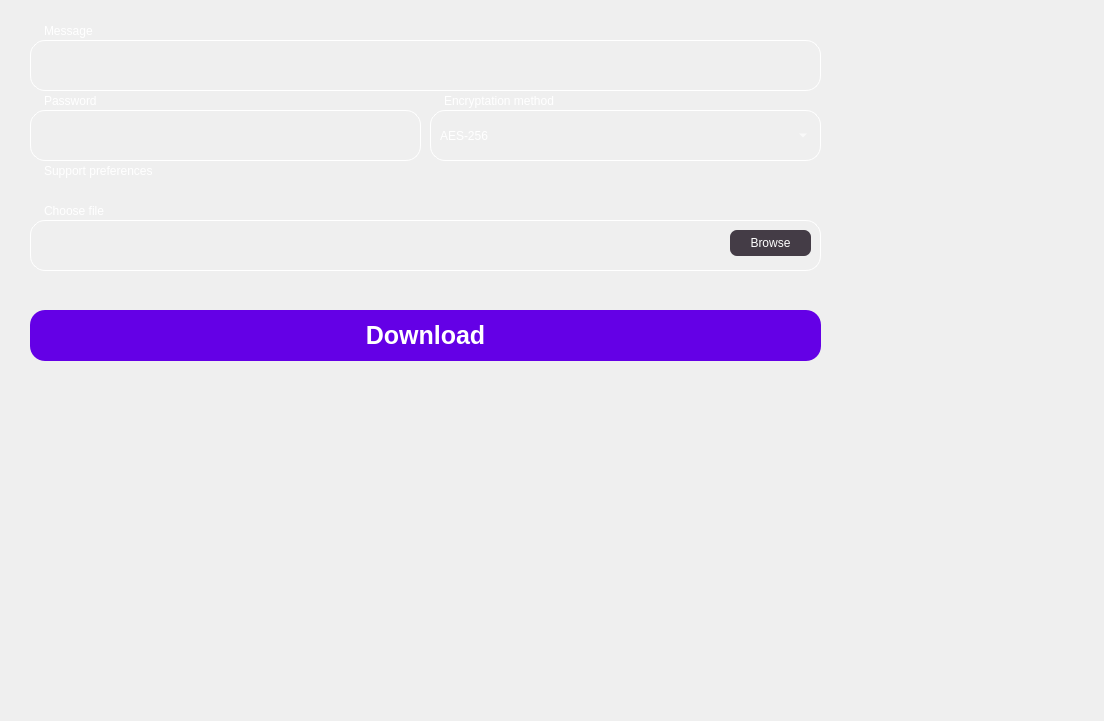
<?xml version="1.0" encoding="UTF-8"?>
<ui version="4.0">
 <class>Form</class>
 <widget class="QWidget" name="Form">
  <property name="geometry">
   <rect>
    <x>0</x>
    <y>0</y>
    <width>1104</width>
    <height>721</height>
   </rect>
  </property>
  <property name="windowTitle">
   <string>Form</string>
  </property>
  <property name="styleSheet">
   <string notr="true">padding: 0;
margin: 0;</string>
  </property>
  <widget class="QWidget" name="widget" native="true">
   <property name="geometry">
    <rect>
     <x>10</x>
     <y>10</y>
     <width>841</width>
     <height>361</height>
    </rect>
   </property>
   <property name="styleSheet">
    <string notr="true">padding:0;
margin:0;
background-color: transparent;
border-radius: 7px;
</string>
   </property>
   <widget class="QWidget" name="widget_2" native="true">
    <property name="geometry">
     <rect>
      <x>20</x>
      <y>30</y>
      <width>791</width>
      <height>51</height>
     </rect>
    </property>
    <property name="styleSheet">
     <string notr="true">border-radius: 15px;
border: 1px solid white;</string>
    </property>
    <widget class="QLineEdit" name="message">
     <property name="geometry">
      <rect>
       <x>12</x>
       <y>10</y>
       <width>771</width>
       <height>31</height>
      </rect>
     </property>
     <property name="styleSheet">
      <string notr="true">color: white;
border: none;</string>
     </property>
    </widget>
   </widget>
   <widget class="QTextBrowser" name="textBrowser">
    <property name="geometry">
     <rect>
      <x>30</x>
      <y>10</y>
      <width>256</width>
      <height>31</height>
     </rect>
    </property>
    <property name="styleSheet">
     <string notr="true">border: none;
color: white;
background-color: qlineargradient(spread:pad, x1:0, y1:0, x2:0, y2:0, stop:0 rgba(255, 255, 255, 0));</string>
    </property>
    <property name="html">
     <string>&lt;!DOCTYPE HTML PUBLIC &quot;-//W3C//DTD HTML 4.0//EN&quot; &quot;http://www.w3.org/TR/REC-html40/strict.dtd&quot;&gt;
&lt;html&gt;&lt;head&gt;&lt;meta name=&quot;qrichtext&quot; content=&quot;1&quot; /&gt;&lt;meta charset=&quot;utf-8&quot; /&gt;&lt;style type=&quot;text/css&quot;&gt;
p, li { white-space: pre-wrap; }
hr { height: 1px; border-width: 0; }
li.unchecked::marker { content: &quot;\2610&quot;; }
li.checked::marker { content: &quot;\2612&quot;; }
&lt;/style&gt;&lt;/head&gt;&lt;body style=&quot; font-family:'Segoe UI'; font-size:9pt; font-weight:400; font-style:normal;&quot;&gt;
&lt;p style=&quot; margin-top:0px; margin-bottom:0px; margin-left:0px; margin-right:0px; -qt-block-indent:0; text-indent:0px;&quot;&gt;Message&lt;/p&gt;&lt;/body&gt;&lt;/html&gt;</string>
    </property>
   </widget>
   <widget class="QWidget" name="widget_3" native="true">
    <property name="geometry">
     <rect>
      <x>20</x>
      <y>100</y>
      <width>391</width>
      <height>51</height>
     </rect>
    </property>
    <property name="styleSheet">
     <string notr="true">border-radius: 15px;
border: 1px solid white;</string>
    </property>
    <widget class="QLineEdit" name="password">
     <property name="geometry">
      <rect>
       <x>12</x>
       <y>10</y>
       <width>371</width>
       <height>31</height>
      </rect>
     </property>
     <property name="styleSheet">
      <string notr="true">color: white;
border: none;</string>
     </property>
     <property name="echoMode">
      <enum>QLineEdit::EchoMode::Password</enum>
     </property>
    </widget>
   </widget>
   <widget class="QTextBrowser" name="textBrowser_2">
    <property name="geometry">
     <rect>
      <x>30</x>
      <y>80</y>
      <width>256</width>
      <height>31</height>
     </rect>
    </property>
    <property name="styleSheet">
     <string notr="true">border: none;
color: white;
background-color: qlineargradient(spread:pad, x1:0, y1:0, x2:0, y2:0, stop:0 rgba(255, 255, 255, 0));</string>
    </property>
    <property name="html">
     <string>&lt;!DOCTYPE HTML PUBLIC &quot;-//W3C//DTD HTML 4.0//EN&quot; &quot;http://www.w3.org/TR/REC-html40/strict.dtd&quot;&gt;
&lt;html&gt;&lt;head&gt;&lt;meta name=&quot;qrichtext&quot; content=&quot;1&quot; /&gt;&lt;meta charset=&quot;utf-8&quot; /&gt;&lt;style type=&quot;text/css&quot;&gt;
p, li { white-space: pre-wrap; }
hr { height: 1px; border-width: 0; }
li.unchecked::marker { content: &quot;\2610&quot;; }
li.checked::marker { content: &quot;\2612&quot;; }
&lt;/style&gt;&lt;/head&gt;&lt;body style=&quot; font-family:'Segoe UI'; font-size:9pt; font-weight:400; font-style:normal;&quot;&gt;
&lt;p style=&quot; margin-top:0px; margin-bottom:0px; margin-left:0px; margin-right:0px; -qt-block-indent:0; text-indent:0px;&quot;&gt;Password&lt;/p&gt;&lt;/body&gt;&lt;/html&gt;</string>
    </property>
   </widget>
   <widget class="QWidget" name="widget_4" native="true">
    <property name="geometry">
     <rect>
      <x>420</x>
      <y>100</y>
      <width>391</width>
      <height>51</height>
     </rect>
    </property>
    <property name="styleSheet">
     <string notr="true">border-radius: 15px;
border: 1px solid white;</string>
    </property>
    <widget class="QComboBox" name="encryption_method">
     <property name="geometry">
      <rect>
       <x>10</x>
       <y>10</y>
       <width>371</width>
       <height>31</height>
      </rect>
     </property>
     <property name="styleSheet">
      <string notr="true">QComboBox {
	color: white;
    background-color: transparent;
    border: none;
    padding: 0;
}

QComboBox QAbstractItemView::item:selected {
	border: none;	
	border-radius: 5px;
    background-color: grey;
    color: white;
}

QComboBox QAbstractItemView {
 	border: none;	
	border-radius: 5px;
    background-color: #2c2c2c;   
    color: white;            
    selection-background-color: #0078d7; 
    selection-color: white;  
}</string>
     </property>
     <property name="editable">
      <bool>false</bool>
     </property>
     <item>
      <property name="text">
       <string>AES-256</string>
      </property>
     </item>
     <item>
      <property name="text">
       <string>AES-128</string>
      </property>
     </item>
     <item>
      <property name="text">
       <string>RSA</string>
      </property>
     </item>
    </widget>
   </widget>
   <widget class="QTextBrowser" name="textBrowser_3">
    <property name="geometry">
     <rect>
      <x>430</x>
      <y>80</y>
      <width>256</width>
      <height>31</height>
     </rect>
    </property>
    <property name="styleSheet">
     <string notr="true">border: none;
color: white;
background-color: qlineargradient(spread:pad, x1:0, y1:0, x2:0, y2:0, stop:0 rgba(255, 255, 255, 0));</string>
    </property>
    <property name="html">
     <string>&lt;!DOCTYPE HTML PUBLIC &quot;-//W3C//DTD HTML 4.0//EN&quot; &quot;http://www.w3.org/TR/REC-html40/strict.dtd&quot;&gt;
&lt;html&gt;&lt;head&gt;&lt;meta name=&quot;qrichtext&quot; content=&quot;1&quot; /&gt;&lt;meta charset=&quot;utf-8&quot; /&gt;&lt;style type=&quot;text/css&quot;&gt;
p, li { white-space: pre-wrap; }
hr { height: 1px; border-width: 0; }
li.unchecked::marker { content: &quot;\2610&quot;; }
li.checked::marker { content: &quot;\2612&quot;; }
&lt;/style&gt;&lt;/head&gt;&lt;body style=&quot; font-family:'Segoe UI'; font-size:9pt; font-weight:400; font-style:normal;&quot;&gt;
&lt;p style=&quot; margin-top:0px; margin-bottom:0px; margin-left:0px; margin-right:0px; -qt-block-indent:0; text-indent:0px;&quot;&gt;Encryptation method&lt;/p&gt;&lt;/body&gt;&lt;/html&gt;</string>
    </property>
   </widget>
   <widget class="QTextBrowser" name="textBrowser_4">
    <property name="geometry">
     <rect>
      <x>30</x>
      <y>150</y>
      <width>256</width>
      <height>31</height>
     </rect>
    </property>
    <property name="styleSheet">
     <string notr="true">border: none;
color: white;
background-color: qlineargradient(spread:pad, x1:0, y1:0, x2:0, y2:0, stop:0 rgba(255, 255, 255, 0));</string>
    </property>
    <property name="html">
     <string>&lt;!DOCTYPE HTML PUBLIC &quot;-//W3C//DTD HTML 4.0//EN&quot; &quot;http://www.w3.org/TR/REC-html40/strict.dtd&quot;&gt;
&lt;html&gt;&lt;head&gt;&lt;meta name=&quot;qrichtext&quot; content=&quot;1&quot; /&gt;&lt;meta charset=&quot;utf-8&quot; /&gt;&lt;style type=&quot;text/css&quot;&gt;
p, li { white-space: pre-wrap; }
hr { height: 1px; border-width: 0; }
li.unchecked::marker { content: &quot;\2610&quot;; }
li.checked::marker { content: &quot;\2612&quot;; }
&lt;/style&gt;&lt;/head&gt;&lt;body style=&quot; font-family:'Segoe UI'; font-size:9pt; font-weight:400; font-style:normal;&quot;&gt;
&lt;p style=&quot; margin-top:0px; margin-bottom:0px; margin-left:0px; margin-right:0px; -qt-block-indent:0; text-indent:0px;&quot;&gt;Support preferences&lt;/p&gt;&lt;/body&gt;&lt;/html&gt;</string>
    </property>
   </widget>
   <widget class="QWidget" name="widget_6" native="true">
    <property name="geometry">
     <rect>
      <x>20</x>
      <y>300</y>
      <width>791</width>
      <height>51</height>
     </rect>
    </property>
    <property name="styleSheet">
     <string notr="true">border:none;
border-radius: 15px;
background-color: #6400E6;</string>
    </property>
    <widget class="QPushButton" name="btnDownload">
     <property name="geometry">
      <rect>
       <x>10</x>
       <y>10</y>
       <width>771</width>
       <height>31</height>
      </rect>
     </property>
     <property name="styleSheet">
      <string notr="true">font-weight: bold;
font-size: 25px;
color: white;
</string>
     </property>
     <property name="text">
      <string>Download</string>
     </property>
    </widget>
   </widget>
   <widget class="QTextBrowser" name="textBrowser_5">
    <property name="geometry">
     <rect>
      <x>30</x>
      <y>190</y>
      <width>256</width>
      <height>31</height>
     </rect>
    </property>
    <property name="styleSheet">
     <string notr="true">border: none;
color: white;
background-color: qlineargradient(spread:pad, x1:0, y1:0, x2:0, y2:0, stop:0 rgba(255, 255, 255, 0));</string>
    </property>
    <property name="html">
     <string>&lt;!DOCTYPE HTML PUBLIC &quot;-//W3C//DTD HTML 4.0//EN&quot; &quot;http://www.w3.org/TR/REC-html40/strict.dtd&quot;&gt;
&lt;html&gt;&lt;head&gt;&lt;meta name=&quot;qrichtext&quot; content=&quot;1&quot; /&gt;&lt;meta charset=&quot;utf-8&quot; /&gt;&lt;style type=&quot;text/css&quot;&gt;
p, li { white-space: pre-wrap; }
hr { height: 1px; border-width: 0; }
li.unchecked::marker { content: &quot;\2610&quot;; }
li.checked::marker { content: &quot;\2612&quot;; }
&lt;/style&gt;&lt;/head&gt;&lt;body style=&quot; font-family:'Segoe UI'; font-size:9pt; font-weight:400; font-style:normal;&quot;&gt;
&lt;p style=&quot; margin-top:0px; margin-bottom:0px; margin-left:0px; margin-right:0px; -qt-block-indent:0; text-indent:0px;&quot;&gt;Choose file&lt;/p&gt;&lt;/body&gt;&lt;/html&gt;</string>
    </property>
   </widget>
   <widget class="QWidget" name="widget_8" native="true">
    <property name="geometry">
     <rect>
      <x>20</x>
      <y>210</y>
      <width>791</width>
      <height>51</height>
     </rect>
    </property>
    <property name="styleSheet">
     <string notr="true">border-radius: 15px;
border: 1px solid white;</string>
    </property>
    <widget class="QLineEdit" name="path_in">
     <property name="geometry">
      <rect>
       <x>12</x>
       <y>12</y>
       <width>581</width>
       <height>26</height>
      </rect>
     </property>
     <property name="styleSheet">
      <string notr="true">color: white;
border: none;</string>
     </property>
     <property name="readOnly">
      <bool>true</bool>
     </property>
    </widget>
    <widget class="QPushButton" name="btnBrowse">
     <property name="geometry">
      <rect>
       <x>700</x>
       <y>10</y>
       <width>81</width>
       <height>26</height>
      </rect>
     </property>
     <property name="styleSheet">
      <string notr="true">background-color: rgb(68, 60, 70);
border: none;
border-radius: 7px;
color: white;</string>
     </property>
     <property name="text">
      <string>Browse</string>
     </property>
    </widget>
   </widget>
   <zorder>textBrowser</zorder>
   <zorder>widget_2</zorder>
   <zorder>widget_3</zorder>
   <zorder>textBrowser_2</zorder>
   <zorder>widget_4</zorder>
   <zorder>textBrowser_3</zorder>
   <zorder>textBrowser_4</zorder>
   <zorder>widget_6</zorder>
   <zorder>textBrowser_5</zorder>
   <zorder>widget_8</zorder>
  </widget>
 </widget>
 <resources/>
 <connections/>
</ui>
